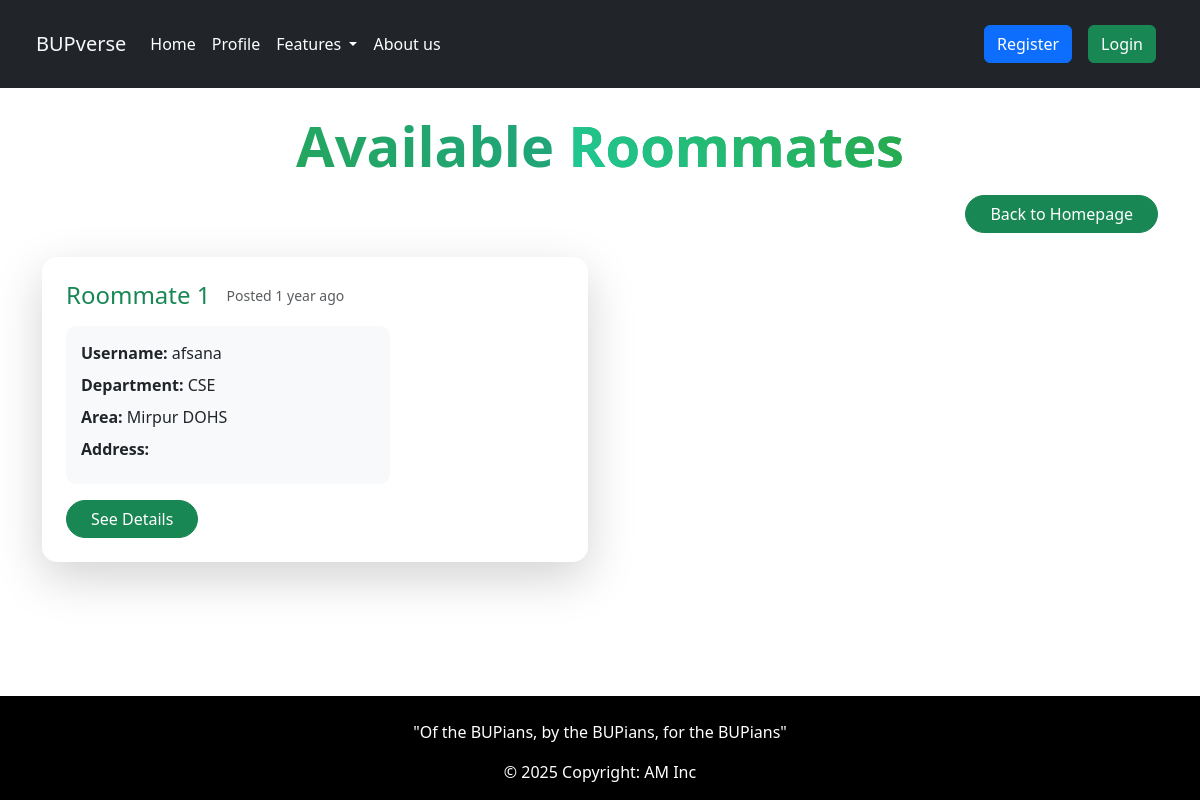
Page /roommate/roommate-posts/ on the committed database.
### roommate_finder/models.py (models this page shows, shortened)
class roomPost(models.Model):
    user = models.OneToOneField(User, on_delete=models.CASCADE)
    user_type = models.CharField(max_length=16, choices=USER_TYPE_CHOICES)
    rent = models.PositiveIntegerField(help_text="Enter monthly rent")
    gender = models.CharField(max_length=10,choices=GENDER_CHOICES)
    food = models.CharField(max_length=20, choices=FOOD_TYPE)
    area = models.CharField(max_length=100, choices=LOCATION_CHOICES)
    department = models.CharField(max_length=50, choices=DEPARTMENT_CHOICES)
    phone_number = PhoneNumberField(blank=True, default='+880100000000')
    move_in_date = models.DateField(default=timezone.now)
    room_type = models.CharField(max_length=10, choices=ROOM_TYPE_CHOICES)
    full_address = models.TextField(blank=True, null=True, help_text="Write Address in detail")
    description = models.TextField(blank=True, null=True)
    latitude = models.FloatField(blank=True, null=True)
    longitude = models.FloatField(blank=True, null=True)
    dist_from_bup = models.FloatField(blank=True, null=True)
    created_at = models.DateTimeField(auto_now_add=True)

### roommate_finder/views.py (the view)
# urls.py: path('roommate-posts/', views.roommate_post_list, name='roommate_post_list'),
def roommate_post_list(request):
    posts = roomPost.objects.filter(user_type='looking_house')
    if request.user.is_authenticated:
        posts = posts.exclude(user=request.user)
    return render(request, 'roommate_post_list.html', {'posts': posts})

### roommate_finder/templates/roommate_post_list.html (shortened to what this page needs)
{% extends "layout.html" %}
{% load static %}
{% block content %}
<div class="container py-4">
    <div class="text-center mb-4">
        <h1 class="display-4 fw-bold mb-3 text-gradient-primary">Available <span class="text-gradient-success">Roommates</span></h1>
        <div class="d-flex justify-content-end">
            <a href="{% url 'room_homepage' %}" class="btn btn-success rounded-pill px-4">
                Back to Homepage
            </a>
        </div>
    </div>
    <div class="row g-4">
        {% for post in posts %}
        <div class="col-md-6">
            <div class="card h-100 border-0 shadow-lg" style="border-radius: 15px;">
                <div class="card-body p-4">
                    <div class="row">
                        <div class="col-md-8">
                            <div class="d-flex align-items-center mb-3">
                                <h4 class="mb-0 text-success">Roommate {{ forloop.counter }}</h4>
                                <span class="ms-3 text-muted small">Posted {{ post.created_at|timesince }} ago</span>
                            </div>
                            <div class="roommate-info">
                                <p class="mb-2"><strong class="text-dark">Username:</strong> {{ post.user.username }}</p>
                                <p class="mb-2"><strong class="text-dark">Department:</strong> {{ post.department }}</p>
                                <p class="mb-2"><strong class="text-dark">Area:</strong> {{ post.area }}</p>
                                <p class="mb-2"><strong class="text-dark">Address:</strong> {{ post.full_address }}</p>
                            </div>
                            <div class="mt-3">
                                <a href="{% url 'room_post_details' post.id %}"
                                   class="btn btn-success rounded-pill px-4">
                                    See Details
                                </a>
                            </div>
                        </div>
                    </div>
                </div>
            </div>
        </div>
        {% empty %}
        <div class="col-12 text-center my-5 py-5">
            <h4 class="text-muted">No roommate posts available yet</h4>
            <p class="lead">Check back later or create a roommate request</p>
        </div>
        {% endfor %}
    </div>
</div>
<div class="position-fixed top-0 start-0 w-100 h-100" style="pointer-events: none; z-index: -1;">
    <div class="position-absolute top-0 start-0 w-100 h-100 bg-gradient-primary opacity-5"></div>
</div>
{% endblock %}

### roommate_finder/templates/roommate_post_list.html (style rules this page uses)
.text-gradient-primary { background: linear-gradient(45deg, #28a745, #17a2b8); -webkit-background-clip: text; background-clip: text; -webkit-text-fill-color: transparent; }
.text-gradient-success { background: linear-gradient(45deg, #20c997, #28a745); -webkit-background-clip: text; background-clip: text; -webkit-text-fill-color: transparent; }
.card { transition: transform 0.3s ease, box-shadow 0.3s ease; }
.roommate-info { background-color: #f8f9fa; padding: 15px; border-radius: 10px; }

### rows in the picture
roomPost: created_at "1 year", user.username "afsana", department "CSE", area "Mirpur DOHS"
